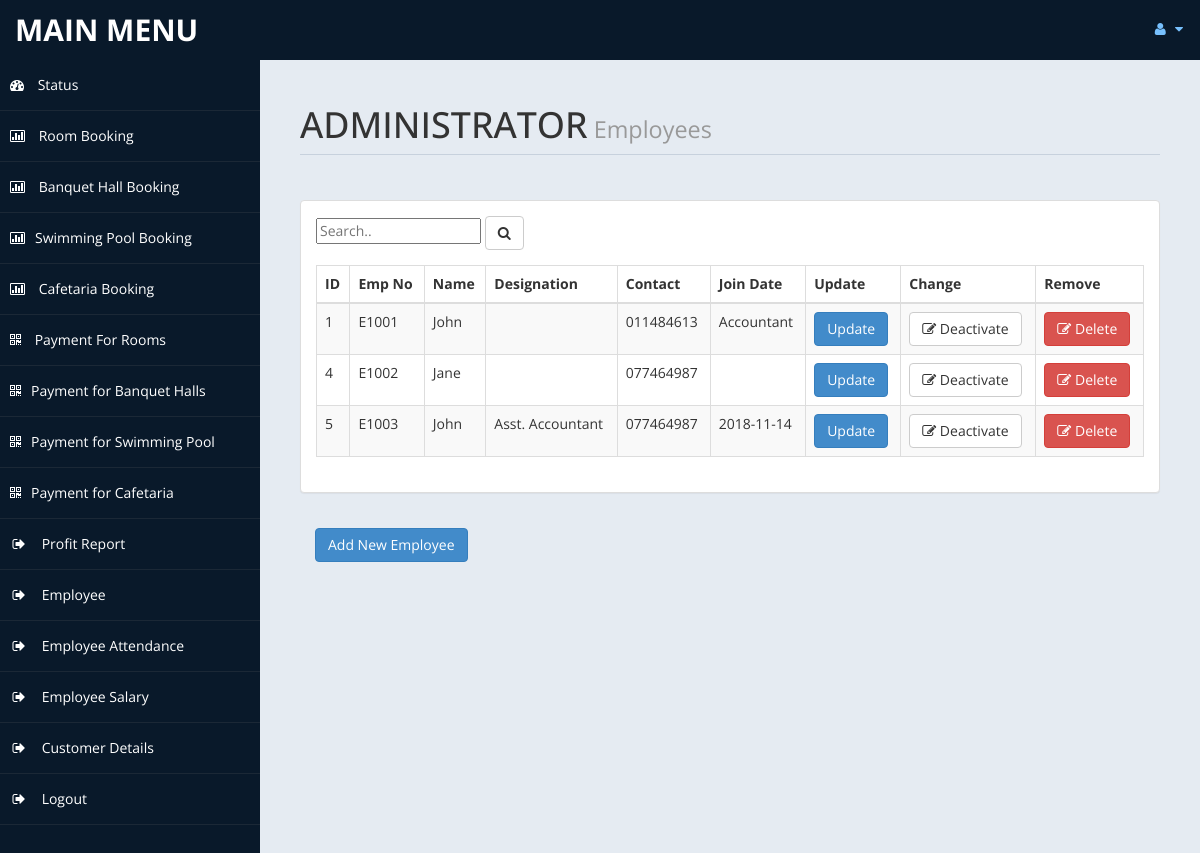
The app's page /admin/employee.php (signed in), older data.
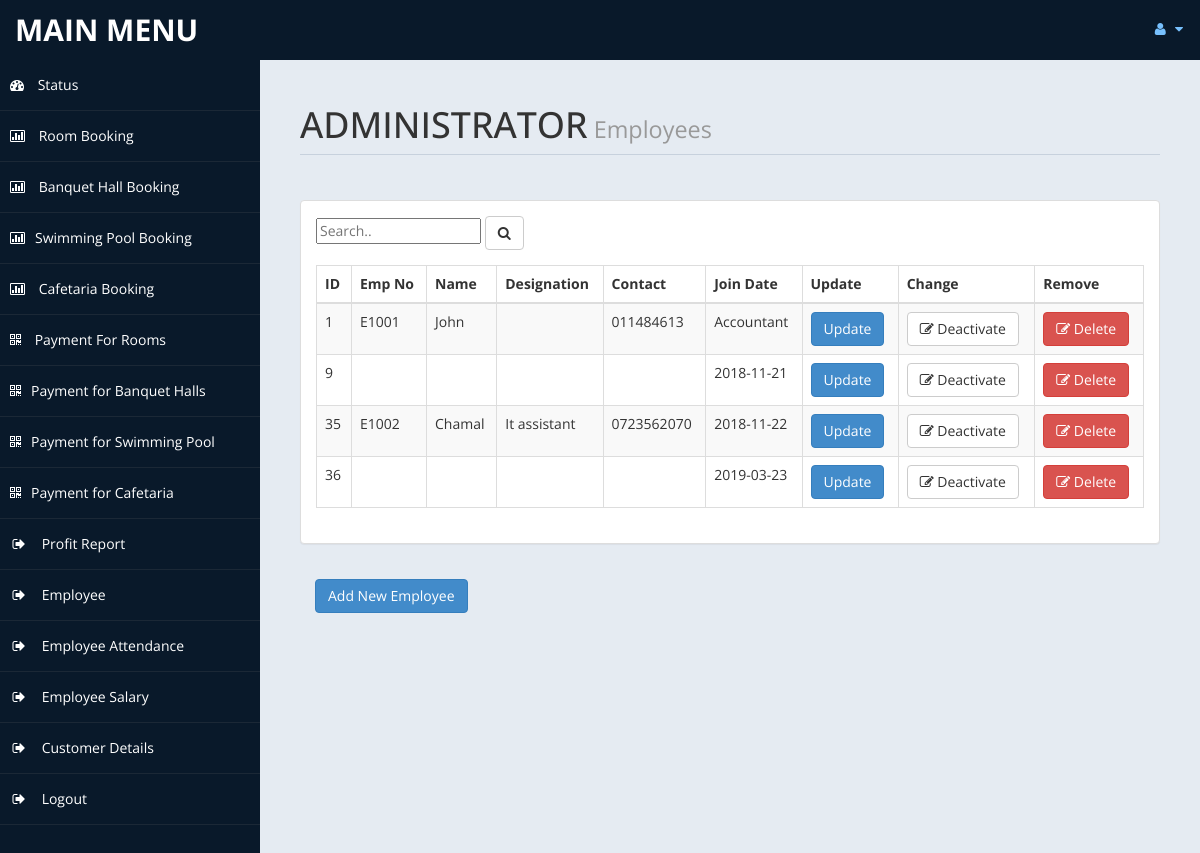
The same page, newer data.
### tables this page shows
CREATE TABLE `employee` (
  `id` int(10) UNSIGNED NOT NULL,
  `emp_no` varchar(45) NOT NULL,
  `name` varchar(45) NOT NULL,
  `join_date` varchar(45) NOT NULL,
  `status` tinyint(1) NOT NULL DEFAULT '1',
  `designation` varchar(45) NOT NULL,
  `contact` varchar(45) NOT NULL
);

### admin/employee.php (the view, shortened to what the changed rows need)
<!DOCTYPE html>
<html xmlns="http://www.w3.org/1999/xhtml">
    <head>
        <link href="assets/css/bootstrap.css" rel="stylesheet" />
        <link href="assets/css/font-awesome.css" rel="stylesheet" />
        <link href="assets/css/custom-styles.css" rel="stylesheet" />
        <link href="assets/js/dataTables/dataTables.bootstrap.css" rel="stylesheet" />
    </head>
    <body>
        <div id="wrapper">
            <div id="page-wrapper" >
                <div id="page-inner">
                    <div class="row">
                        <div class="col-md-12">
                            <h1 class="page-header">
                                ADMINISTRATOR<small> Employees </small>
                            </h1>
                        </div>
                    </div>
                    <?php
                    include ('db.php');
                    if(isset($_POST['search'])){
                        $empname = $_POST['searchbox'];
                        $sql = "SELECT * FROM `employee` where status = 1 and name Like '%$empname%'";
                        $re = mysqli_query($con, $sql)  ;
                    }
                    else{
                        $sql = "SELECT * FROM `employee` where status = 1";
                        $re = mysqli_query($con, $sql)  ;
                    }
                    ?>
                    <div class="row">
                        <div class="col-md-12">
                            <div class="panel panel-default">
                                <div class="panel-body">
                                    <div class="table-responsive">
                                        <table class="table table-striped table-bordered table-hover" id="dataTables-example">
                                            <thead>
                                                <tr>
                                                    <th>ID</th>
                                                    <th>Emp No</th>
                                                    <th>Name</th>
                                                    <th>Designation</th>
                                                    <th>Contact</th>
                                                    <th>Join Date</th>
                                                    <th>Update</th>
                                                    <th>Change</th>
                                                    <th>Remove</th>
                                                </tr>
                                            </thead>
                                            <tbody>
                                                <?php
                                                while ($row = mysqli_fetch_array($re)) {
                                                    $id = $row['id'];
                                                    $no = $row['emp_no'];
                                                    $na = $row['name'];
                                                    $de = $row['designation'];
                                                    $co = $row['contact'];
                                                    $jd = $row['join_date'];
                                                    $act_invert = "Deactivate";
                                                    if ($id % 2 == 0) {
                                                        echo"<tr class='gradeC'>
													<td>" . $id . "</td>
													<td>" . $no . "</td>
													<td>" . $na . "</td>
													<td>" . $de . "</td>
                                                                                                        <td>" . $co . "</td>
                                                                                                        <td>" . $jd . "</td>
													<td><button class='btn btn-primary btn' data-toggle='modal' data-target='#myModal'>
															 Update
													</button></td>
													<td><a href=usersettingac.php?eid=" . $id . " <button class='btn btn-default'> <i class='fa fa-edit' ></i> " . $act_invert . "</button></td>
                                                                                                            													<td><a href=employeedel.php?eid=" . $id . " <button class='btn btn-danger'> <i class='fa fa-edit' ></i> Delete</button></td>
												</tr>";
                                                    } else {
                                                        echo"<tr class='gradeU'>
													<td>" . $id . "</td>
													<td>" . $no . "</td>
													<td>" . $na . "</td>
													<td>" . $de . "</td>
                                                                                                        <td>" . $co . "</td>
                                                                                                        <td>" . $jd . "</td>
													<td><button class='btn btn-primary btn' data-toggle='modal' data-target='#myModal'>
															 Update
													</button></td>
													<td><a href=employeeac.php?eid=" . $id . " <button class='btn btn-default'> <i class='fa fa-edit' ></i>  " . $act_invert . "</button></td>
                                                                                                                                                                                                                   													<td><a href=employeedel.php?eid=" . $id . " <button class='btn btn-danger'> <i class='fa fa-edit' ></i> Delete</button></td>
												</tr>";
                                                    }
                                                }
                                                ?>
                                            </tbody>
                                        </table>
                                    </div>
                                </div>
                            </div>
                            </div>
                            </div>
                        </div>
                    </div>
                </div>
    </body>
</html>

Row changes from the older to the newer data that the page shows:
removed employee: id "4", emp_no "E1002", name "Jane", contact "077464987", act_invert "Deactivate"
removed employee: id "5", emp_no "E1003", name "John", designation "Asst. Accountant", contact "077464987", join_date "2018-11-14", act_invert "Deactivate"
added employee: id "9", join_date "2018-11-21", act_invert "Deactivate"
added employee: id "35", emp_no "E1002", name "Chamal", designation "It assistant", contact "0723562070", join_date "2018-11-22", act_invert "Deactivate"
added employee: id "36", join_date "2019-03-23", act_invert "Deactivate"
